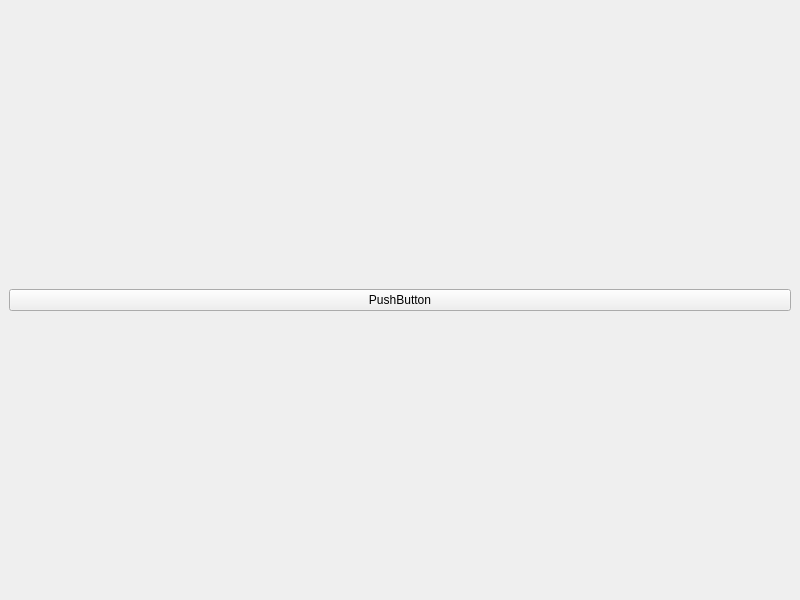
<?xml version="1.0" encoding="UTF-8"?>
<ui version="4.0">
 <class>test</class>
 <widget class="QMainWindow" name="test">
  <property name="geometry">
   <rect>
    <x>0</x>
    <y>0</y>
    <width>800</width>
    <height>600</height>
   </rect>
  </property>
  <property name="windowTitle">
   <string>MainWindow</string>
  </property>
  <widget class="QWidget" name="centralwidget">
   <layout class="QVBoxLayout" name="verticalLayout">
    <item>
     <widget class="QPushButton" name="pushButton">
      <property name="text">
       <string>PushButton</string>
      </property>
     </widget>
    </item>
   </layout>
  </widget>
 </widget>
 <resources/>
 <connections/>
</ui>
